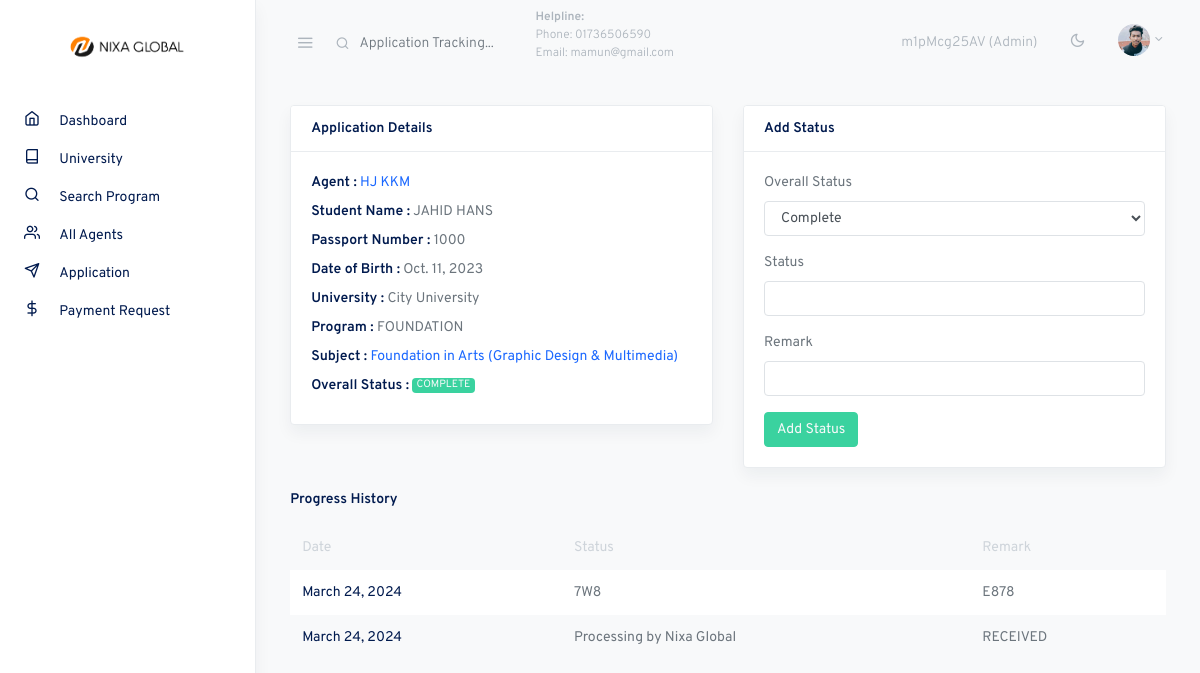
The page /admin-manage-status/5 (signed in) on the database its author committed.
### account/models.py (models this page shows, shortened)
class CustomUser(AbstractUser):
    user_type = models.CharField(max_length=20, choices=UserType.choices, default=UserType.AGENT)
    account_type = models.CharField(max_length=20, choices=AccountType.choices, default=AccountType.INDIVIDUAL)
    email = models.EmailField(unique=True)
    phone_number = models.CharField(max_length=20)
    address = models.CharField(max_length=200)
    country = models.CharField(max_length=100)
    city = models.CharField(max_length=100)
    post_code = models.CharField(max_length=20)
    referral_code = models.CharField(max_length=20, unique=True, blank=True, null=True)
    referred_by = models.ForeignKey('self', on_delete=models.SET_NULL, null=True, blank=True)
    is_verified = models.BooleanField(default=False)
    email_verification_token = models.CharField(max_length=100, blank=True, null=True)
    email_verification_sent_at = models.DateTimeField(null=True, blank=True)
    identification_document = models.ForeignKey('IdentificationDocument', on_delete=models.SET_NULL, null=True, blank=True)
    avatar = models.ImageField(upload_to='avatars/', blank=True)
    company_name = models.CharField(max_length=200, null=True, blank=True)
    profession = models.CharField(max_length=100, null=True, blank=True)
    balance =models.DecimalField(max_digits=10, decimal_places=2, default=0.00)
    reffer_commission =models.DecimalField(max_digits=10, decimal_places=2, default=0.00)
    @property
    def is_admin(self):
        return self.user_type == UserType.ADMIN
    class Meta:
        verbose_name = "User"
        verbose_name_plural = "     Users"

### core/models.py (models this page shows, shortened)
class Applicant(models.Model):
    user = models.ForeignKey(User, on_delete=models.CASCADE)
    first_name = models.CharField(max_length=50)
    last_name = models.CharField(max_length=50)
    passport_number = models.CharField(max_length=20)
    intake = models.CharField(max_length=50, null=True, blank=True)
    dob = models.DateField()
    subject = models.ForeignKey(Subject, on_delete=models.SET_NULL, null=True)
    application_id = models.CharField(max_length=10, unique=True)
    STATUS_CHOICES = [
        ('PENDING', 'Pending'),
        ('PROCESSING', 'Processing'),
        ('COMPLETE', 'Complete'),
        ('REJECT', 'Reject'),
    ]
    status = models.CharField(max_length=10, choices=STATUS_CHOICES, default='PENDING')
    isPaymentClaim = models.BooleanField(default=False)
    class Meta:
        verbose_name = "Applicant"
        verbose_name_plural = "      Applicant"

class Subject(models.Model):
    PROGRAM_CHOICES = [
        ('FOUNDATION', 'Foundation'),
        ('DIPLOMA', 'Diploma'),
        ('BACHELOR', 'Bachelor'),
        ('MASTER', 'Master'),
        ('PHD', 'PhD'),
        ("RESEARCH_BASED", 'Research Based')
    ]
    name = models.CharField(max_length=255)
    program_type = models.CharField(max_length=50, choices=PROGRAM_CHOICES)
    university = models.ForeignKey(University, on_delete=models.CASCADE)
    pdf = models.FileField(upload_to='subject_pdfs/', validators=[FileExtensionValidator(['pdf'])], blank=True, null=True)
    class Meta:
        verbose_name = "Subject"
        verbose_name_plural = "  Subject"

class University(models.Model):
    name = models.CharField(max_length=255)
    class Meta:
        verbose_name = "University"
        verbose_name_plural = "      University"

class ApplicationStatus(models.Model):
    application = models.ForeignKey(Applicant, on_delete=models.CASCADE)
    date = models.DateField(default=timezone.now)
    status = models.CharField(max_length=100)
    remark = models.TextField()
    class Meta:
        verbose_name = "ApplicationStatus"
        verbose_name_plural = "      ApplicationStatus"

### core/views.py (the view, shortened to what this page needs)
# urls.py: path('admin-manage-status/<int:pk>', views.admin_manage_status, name="admin_manage_status"),
@login_required
@admin_required
def admin_manage_status(request, pk):
    application = Applicant.objects.get(id=pk)
    statuses = ApplicationStatus.objects.filter(application=application).order_by('-id')
    context = {
        'application':application,
        'statuses': statuses
    }
    return render(request, 'portal/admin_manage_status.html', context)

### templates/portal/admin_manage_status.html (shortened to what this page needs)
{% extends 'portal/assets/base.html' %}
{% block content %}
<div class="container-fluid">
  <div class="row justify-content-start">
    <div class="col-12 col-md-6">
      <div class="card shadow mb-4">
        <div class="card-header">
          <strong class="card-title">Application Details</strong>
        </div>
        <form action="{% url 'core:university' %}" method="post">
          <div class="card-body">
            <div class="row">
              <div class="col-12">
                <div class="form-group mb-2">
                  <strong class="card-title">Agent :</strong>
                  <span>
                    <a href="{% url 'core:profile_manage' application.user.id %}">
                      {{application.user.first_name}} {{application.user.last_name}}
                    </a>
                  </span>
                </div>
                <div class="form-group mb-2">
                    <strong class="card-title">Student Name :</strong>
                    <span>{{application.first_name}} {{application.last_name}}</span>
                </div>
                <div class="form-group mb-2">
                    <strong class="card-title">Passport Number :</strong>
                    <span>{{application.passport_number}}</span>
                </div>
                <div class="form-group mb-2">
                    <strong class="card-title">Date of Birth :</strong>
                    <span>{{application.dob}}</span>
                </div>
                <div class="form-group mb-2">
                  <strong class="card-title">University :</strong>
                  <span>{{application.subject.university.name}}</span>
                </div>
                <div class="form-group mb-2">
                  <strong class="card-title">Program :</strong>
                  <span>{{application.subject.program_type}}</span>
                </div>
                <div class="form-group mb-2">
                    <strong class="card-title">Subject :</strong>
                    <span>
                      <a href="{% url 'core:program_details' application.subject.id %}">
                        {{application.subject.name}}
                      </a>
                    </span>
                </div>
                <div class="form-group mb-2">
                  <strong class="card-title">Overall Status :</strong>
                  <span>
                    {% if application.status == 'PENDING' %}
                      <span class="badge badge-warning text-light">{{ application.status }}</span>
                    {% elif application.status == 'PROCESSING' %}
                        <span class="badge badge-primary text-light">{{ application.status }}</span>
                    {% elif application.status == 'COMPLETE' %}
                        <span class="badge badge-success text-light">{{ application.status }}</span>
                    {% elif application.status == 'REJECT' %}
                        <span class="badge badge-danger text-light">{{ application.status }}</span>
                    {% endif %}
                  </span>
              </div>
              </div>
            </div>
          </div>
        </form>
      </div>
    </div>
    <div class="col-12 col-md-6">
        <div class="card shadow mb-4">
          <div class="card-header">
            <strong class="card-title">Add Status</strong>
          </div>
          <form action="{% url 'core:admin_manage_status' application.id %}" method="post">
            <div class="card-body">
              <div class="row">
                <div class="col-12">
                  <div class="form-group mb-3">
                    <label for="simpleinput">Overall Status</label>
                    <select name="overall_status" class="form-control" id="">
                      <option value="COMPLETE" {% if application.status == 'COMPLETE' %} selected {% endif %}>Complete</option>
                    </select>
                  </div>
                  <div class="form-group mb-3">
                    <label for="simpleinput">Status</label>
                    <input type="text" name="status" id="simpleinput" class="form-control">
                  </div>
                  <div class="form-group mb-3">
                    <label for="simpleinput">Remark</label>
                    <input type="text" name="remark" id="simpleinput" class="form-control">
                  </div>
                  <button type="submit" class="btn btn-success text-light">Add Status</button>
                </div>
              </div>
            </div>
          </form>
        </div>
      </div>
  </div>
  <div class="row justify-content-start">
    <div class="col-12 col-md-1-">
      <h6 class="mb-3">Progress History</h6>
      <table class="table table-borderless table-striped">
        <thead>
          <tr role="row">
            <th>Date</th>
            <th>Status</th>
            <th>Remark</th>
          </tr>
        </thead>
        <tbody>
          {% for status in statuses %}
          <tr>
            <th scope="col">{{status.date}}</th>
            <td>{{status.status}}</td>
            <td>{{status.remark}}</td>
          </tr>
          {% endfor %}
        </tbody>
      </table>
    </div>
  </div>
</div>
{% endblock %}

### templates/portal/assets/navbar.html (shortened to what this page needs)
{% load static %}
<nav class="topnav navbar navbar-light">
    <button type="button" class="navbar-toggler text-muted mt-2 p-0 mr-3 collapseSidebar">
      <i class="fe fe-menu navbar-toggler-icon"></i>
    </button>
    <form class="form-inline mr-auto searchform text-muted" method="POST" action="{% url 'core:search_application' %}">
      <input class="form-control mr-sm-2 bg-transparent border-0 pl-4 text-muted" name="search_application" type="search" placeholder="Application Tracking..." aria-label="Search">
      <div style="font-size: 12px;">
        <p><span class="font-weight-bold">Helpline:</span> <br> <span>Phone: 01736506590</span> <br> <span>Email: mamun@gmail.com</span></p>
      </div>
    </form>
    <ul class="nav">
      <li class="nav-item nav-notif">
        <a class="nav-link text-muted my-2">
          {{request.user.referral_code}} ({{request.user.user_type}})
        </a>
      </li>
      <li class="nav-item">
        <a class="nav-link text-muted my-2" href="#" id="modeSwitcher" data-mode="light">
          <i class="fe fe-sun fe-16"></i>
        </a>
      </li>
      <li class="nav-item dropdown">
        <a class="nav-link dropdown-toggle text-muted pr-0" href="#" id="navbarDropdownMenuLink" role="button" data-toggle="dropdown" aria-haspopup="true" aria-expanded="false">
          <span class="avatar avatar-sm mt-2">
            {% if user.avatar %}
                <img src="{{ user.avatar.url }}" alt="..." class="avatar-img rounded-circle">
            {% else %}
                <img src="{% static 'assets/portal/./assets/avatars/face-1.jpg' %}" alt="..." class="avatar-img rounded-circle">
            {% endif %}
          </span>
        </a>
      </li>
    </ul>
  </nav>

### static/assets/portal/css/feather.css (style rules this page uses)
.fe { font-family: "feather" !important; speak: none; font-style: normal; font-weight: normal; font-variant: normal; text-transform: none; line-height: 1; -webkit-font-smoothing: antialiased; -moz-osx-font-smoothing: grayscale; }
.fe-16 { font-size: 16px; }
.fe-menu:before { content: ""; }
.fe-sun:before { content: ""; }

### rows shown on the page
CustomUser: user.referral_code "m1pMcg25AV", user.user_type "Admin", avatar (picture)
Applicant: user.first_name "HJ", user.last_name "KKM", first_name "JAHID", last_name "HANS", passport_number "1000", dob "Oct. 11, 2023", subject.university.name "City University", subject.program_type "FOUNDATION", subject.name "Foundation in Arts (Graphic Design & Multimedia)", status "COMPLETE", overall_status "Complete"
ApplicationStatus: date "March 24, 2024", status "7W8", remark "E878"
ApplicationStatus: date "March 24, 2024", status "Processing by Nixa Global", remark "RECEIVED"
